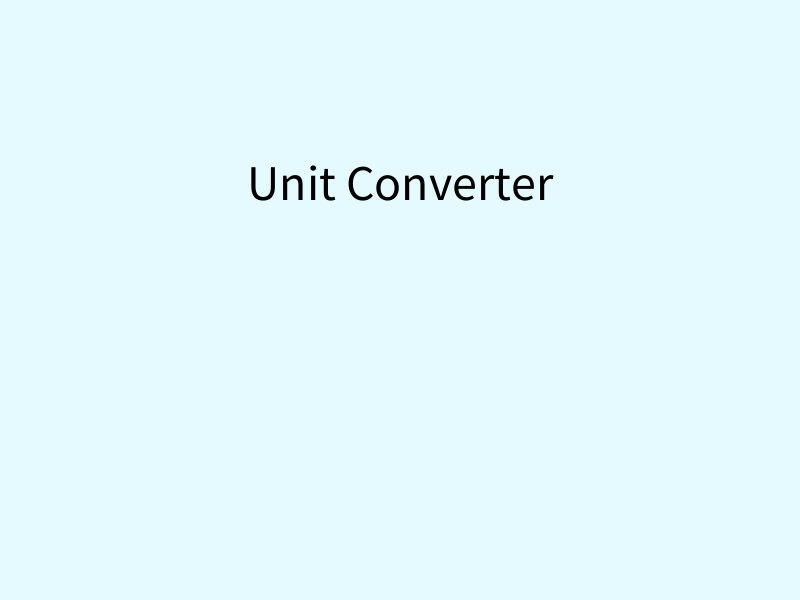
Frame 1 (no input)
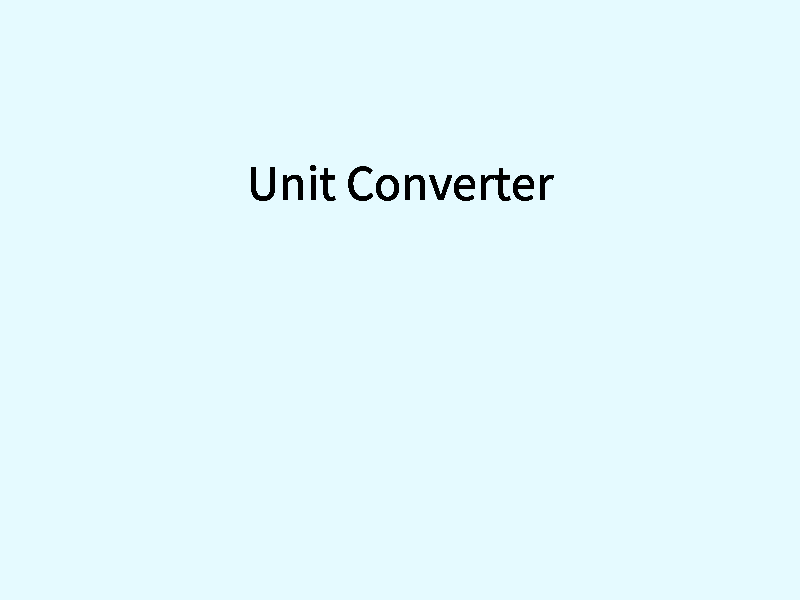
Frame 60 (the mouse pressed at the canvas centre just before this capture)
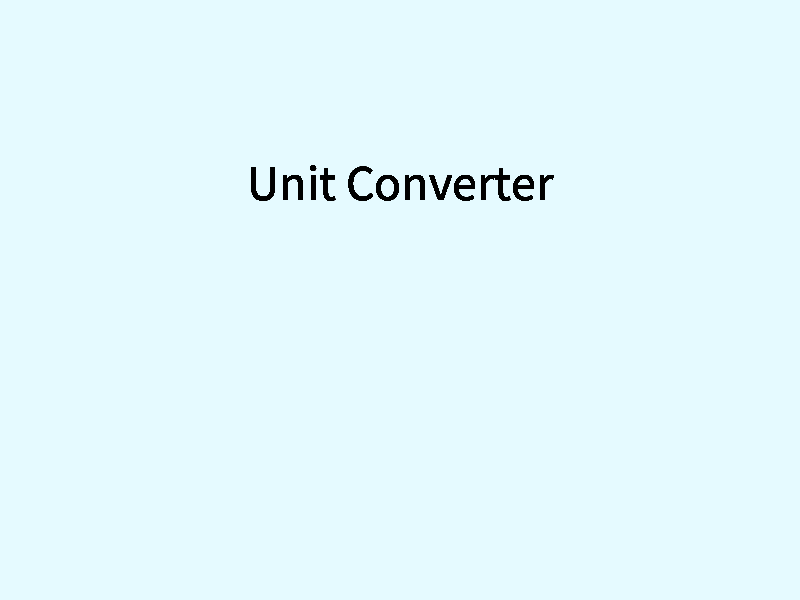
Frame 120 (the mouse held since frame 60 and released just before this capture)

The Processing sketch that drew these frames (run headless with seeded random() and noise(); from frame 60 on, the mouse is pressed at the canvas centre):

// Processing sketch: ReturningValues
// ── ReturningValues.pde
float letters=0;

void setup(){
size(800,600);
background(229,250,255);
}

void draw(){
  textSize(50);
  textAlign(CENTER);
  fill (0);
  text("Unit Converter",width/2, 200);
  //println(convertUnit(10));
}

float convertUnit(float number){
  return number*2.54;
}
